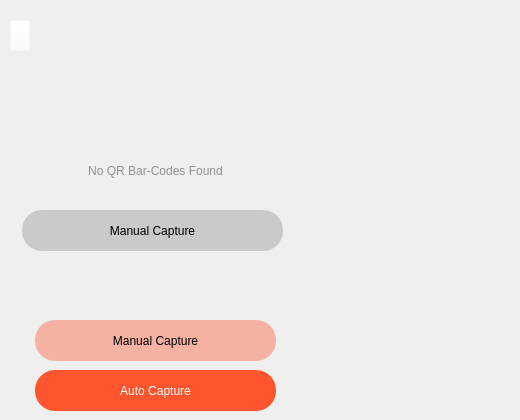
   <widget class="QWidget" name="fallback">
    <widget class="QPushButton" name="reload">
     <property name="geometry">
      <rect>
       <x>35</x>
       <y>370</y>
       <width>241</width>
       <height>41</height>
      </rect>
     </property>
     <property name="styleSheet">
      <string notr="true">QPushButton{
background-color: rgb(255, 85, 46);
color: rgb(255, 255, 255);
border-radius: 20px;
font: 63 10pt &quot;Urbanist SemiBold&quot;;
}
QPushButton:hover{
background-color: rgba(255, 85, 46, 150);
}</string>
     </property>
     <property name="text">
      <string>Auto Capture</string>
     </property>
    </widget>
    <widget class="QPushButton" name="manual_capture_btn">
     <property name="geometry">
      <rect>
       <x>22</x>
       <y>210</y>
       <width>261</width>
       <height>41</height>
      </rect>
     </property>
     <property name="styleSheet">
      <string notr="true">QPushButton{
background-color:rgba(0, 0, 0, 40);
color: rgb(0, 0, 0);
border-radius: 20px;
font: 63 10pt &quot;Urbanist SemiBold&quot;;
}
QPushButton:hover{
background-color:rgba(0, 0, 0, 10);
}</string>
     </property>
     <property name="text">
      <string>Manual Capture</string>
     </property>
     <property name="iconSize">
      <size>
       <width>24</width>
       <height>24</height>
      </size>
     </property>
    </widget>
    <widget class="QLabel" name="label">
     <property name="geometry">
      <rect>
       <x>100</x>
       <y>50</y>
       <width>111</width>
       <height>101</height>
      </rect>
     </property>
     <property name="styleSheet">
      <string notr="true">background-color: transparent;</string>
     </property>
     <property name="text">
      <string/>
     </property>
     <property name="pixmap">
      <pixmap>:/assets/error_64dp_FF552E_FILL0_wght400_GRAD0_opsz48.png</pixmap>
     </property>
     <property name="scaledContents">
      <bool>true</bool>
     </property>
    </widget>
    <widget class="QLabel" name="qr_state">
     <property name="geometry">
      <rect>
       <x>-100</x>
       <y>150</y>
       <width>511</width>
       <height>41</height>
      </rect>
     </property>
     <property name="styleSheet">
      <string notr="true">font: 81 12pt &quot;Urbanist ExtraBold&quot;;
color: rgba(0, 0, 0, 100);
background-color: rgba(255, 255, 255, 0);</string>
     </property>
     <property name="text">
      <string>No QR Bar-Codes Found</string>
     </property>
     <property name="alignment">
      <set>Qt::AlignCenter</set>
     </property>
     <property name="wordWrap">
      <bool>true</bool>
     </property>
    </widget>
    <widget class="QPushButton" name="pinbtn">
     <property name="geometry">
      <rect>
       <x>10</x>
       <y>20</y>
       <width>20</width>
       <height>31</height>
      </rect>
     </property>
     <property name="styleSheet">
      <string notr="true">background-color: rgba(255, 255, 255, 0);</string>
     </property>
     <property name="text">
      <string/>
     </property>
     <property name="icon">
      <iconset resource="framesui.qrc">
       <normaloff>:/assets/keep.png</normaloff>
       <activeon>:/assets/keep_off.png</activeon>:/assets/keep.png</iconset>
     </property>
     <property name="iconSize">
      <size>
       <width>28</width>
       <height>28</height>
      </size>
     </property>
     <property name="checkable">
      <bool>true</bool>
     </property>
     <property name="checked">
      <bool>false</bool>
     </property>
    </widget>
    <widget class="QPushButton" name="manual_capture_btn_2">
     <property name="geometry">
      <rect>
       <x>35</x>
       <y>320</y>
       <width>241</width>
       <height>41</height>
      </rect>
     </property>
     <property name="styleSheet">
      <string notr="true">QPushButton{
background-color: rgba(255, 85, 46, 100);
color: rgb(0, 0, 0);
border-radius: 20px;
font: 63 9pt &quot;Urbanist SemiBold&quot;;
}
QPushButton:hover{
background-color:rgba(0, 0, 0, 10);
}</string>
     </property>
     <property name="text">
      <string>Manual Capture</string>
     </property>
     <property name="iconSize">
      <size>
       <width>24</width>
       <height>24</height>
      </size>
     </property>
    </widget>
   </widget>
